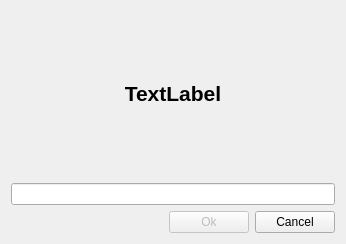
<?xml version="1.0" encoding="UTF-8"?>
<ui version="4.0">
 <class>DialogInput</class>
 <widget class="QDialog" name="DialogInput">
  <property name="geometry">
   <rect>
    <x>0</x>
    <y>0</y>
    <width>346</width>
    <height>244</height>
   </rect>
  </property>
  <property name="windowTitle">
   <string>Dialog</string>
  </property>
  <layout class="QVBoxLayout" name="verticalLayout">
   <item>
    <widget class="QLabel" name="label">
     <property name="text">
      <string>&lt;!DOCTYPE HTML PUBLIC &quot;-//W3C//DTD HTML 4.0//EN&quot; &quot;http://www.w3.org/TR/REC-html40/strict.dtd&quot;&gt;
&lt;html&gt;&lt;head&gt;&lt;meta name=&quot;qrichtext&quot; content=&quot;1&quot; /&gt;&lt;style type=&quot;text/css&quot;&gt;
p, li { white-space: pre-wrap; }
&lt;/style&gt;&lt;/head&gt;&lt;body style=&quot; font-family:'MS Shell Dlg 2'; font-size:8pt; font-weight:400; font-style:normal;&quot;&gt;
&lt;p align=&quot;center&quot; style=&quot; margin-top:12px; margin-bottom:12px; margin-left:0px; margin-right:0px; -qt-block-indent:0; text-indent:0px;&quot;&gt;&lt;span style=&quot; font-size:16pt; font-weight:600; color:#000000;&quot;&gt;TextLabel&lt;/span&gt;&lt;/p&gt;&lt;/body&gt;&lt;/html&gt;</string>
     </property>
    </widget>
   </item>
   <item>
    <widget class="QLineEdit" name="lineEdit"/>
   </item>
   <item>
    <layout class="QHBoxLayout" name="horizontalLayout" stretch="0,0,0">
     <item>
      <spacer name="horizontalSpacer">
       <property name="orientation">
        <enum>Qt::Horizontal</enum>
       </property>
       <property name="sizeHint" stdset="0">
        <size>
         <width>40</width>
         <height>20</height>
        </size>
       </property>
      </spacer>
     </item>
     <item>
      <widget class="QPushButton" name="pushButtonOk">
       <property name="enabled">
        <bool>false</bool>
       </property>
       <property name="text">
        <string>Ok</string>
       </property>
      </widget>
     </item>
     <item>
      <widget class="QPushButton" name="pushButtonCancel">
       <property name="text">
        <string>Cancel</string>
       </property>
      </widget>
     </item>
    </layout>
   </item>
  </layout>
 </widget>
 <resources/>
 <connections>
  <connection>
   <sender>pushButtonOk</sender>
   <signal>clicked()</signal>
   <receiver>DialogInput</receiver>
   <slot>accept()</slot>
   <hints>
    <hint type="sourcelabel">
     <x>218</x>
     <y>197</y>
    </hint>
    <hint type="destinationlabel">
     <x>79</x>
     <y>162</y>
    </hint>
   </hints>
  </connection>
  <connection>
   <sender>pushButtonCancel</sender>
   <signal>clicked()</signal>
   <receiver>DialogInput</receiver>
   <slot>reject()</slot>
   <hints>
    <hint type="sourcelabel">
     <x>299</x>
     <y>197</y>
    </hint>
    <hint type="destinationlabel">
     <x>345</x>
     <y>162</y>
    </hint>
   </hints>
  </connection>
 </connections>
</ui>
